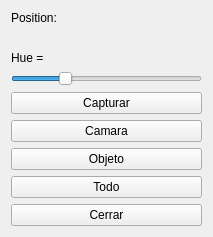
<?xml version="1.0" encoding="UTF-8"?>
<ui version="4.0">
 <class>MainWindow</class>
 <widget class="QMainWindow" name="MainWindow">
  <property name="geometry">
   <rect>
    <x>0</x>
    <y>0</y>
    <width>213</width>
    <height>232</height>
   </rect>
  </property>
  <property name="windowTitle">
   <string>MainWindow</string>
  </property>
  <widget class="QWidget" name="centralWidget">
   <layout class="QVBoxLayout" name="verticalLayout">
    <item>
     <widget class="QLabel" name="Position">
      <property name="text">
       <string>Position:</string>
      </property>
     </widget>
    </item>
    <item>
     <widget class="QLabel" name="positionLabel">
      <property name="text">
       <string/>
      </property>
     </widget>
    </item>
    <item>
     <widget class="QLabel" name="label">
      <property name="text">
       <string>Hue = </string>
      </property>
     </widget>
    </item>
    <item>
     <widget class="QSlider" name="colorSlider">
      <property name="minimum">
       <number>5</number>
      </property>
      <property name="maximum">
       <number>175</number>
      </property>
      <property name="singleStep">
       <number>1</number>
      </property>
      <property name="value">
       <number>50</number>
      </property>
      <property name="sliderPosition">
       <number>50</number>
      </property>
      <property name="orientation">
       <enum>Qt::Horizontal</enum>
      </property>
     </widget>
    </item>
    <item>
     <widget class="QPushButton" name="capturarButton">
      <property name="text">
       <string>Capturar</string>
      </property>
     </widget>
    </item>
    <item>
     <widget class="QPushButton" name="imagenButton">
      <property name="text">
       <string>Camara</string>
      </property>
     </widget>
    </item>
    <item>
     <widget class="QPushButton" name="objetoButton">
      <property name="text">
       <string>Objeto</string>
      </property>
     </widget>
    </item>
    <item>
     <widget class="QPushButton" name="camaraButton">
      <property name="text">
       <string>Todo</string>
      </property>
     </widget>
    </item>
    <item>
     <widget class="QPushButton" name="pushButton">
      <property name="text">
       <string>Cerrar</string>
      </property>
     </widget>
    </item>
   </layout>
  </widget>
  <widget class="QMenuBar" name="menuBar">
   <property name="geometry">
    <rect>
     <x>0</x>
     <y>0</y>
     <width>213</width>
     <height>22</height>
    </rect>
   </property>
  </widget>
 </widget>
 <layoutdefault spacing="6" margin="11"/>
 <resources/>
 <connections>
  <connection>
   <sender>pushButton</sender>
   <signal>clicked()</signal>
   <receiver>MainWindow</receiver>
   <slot>close()</slot>
   <hints>
    <hint type="sourcelabel">
     <x>325</x>
     <y>221</y>
    </hint>
    <hint type="destinationlabel">
     <x>362</x>
     <y>274</y>
    </hint>
   </hints>
  </connection>
 </connections>
</ui>
